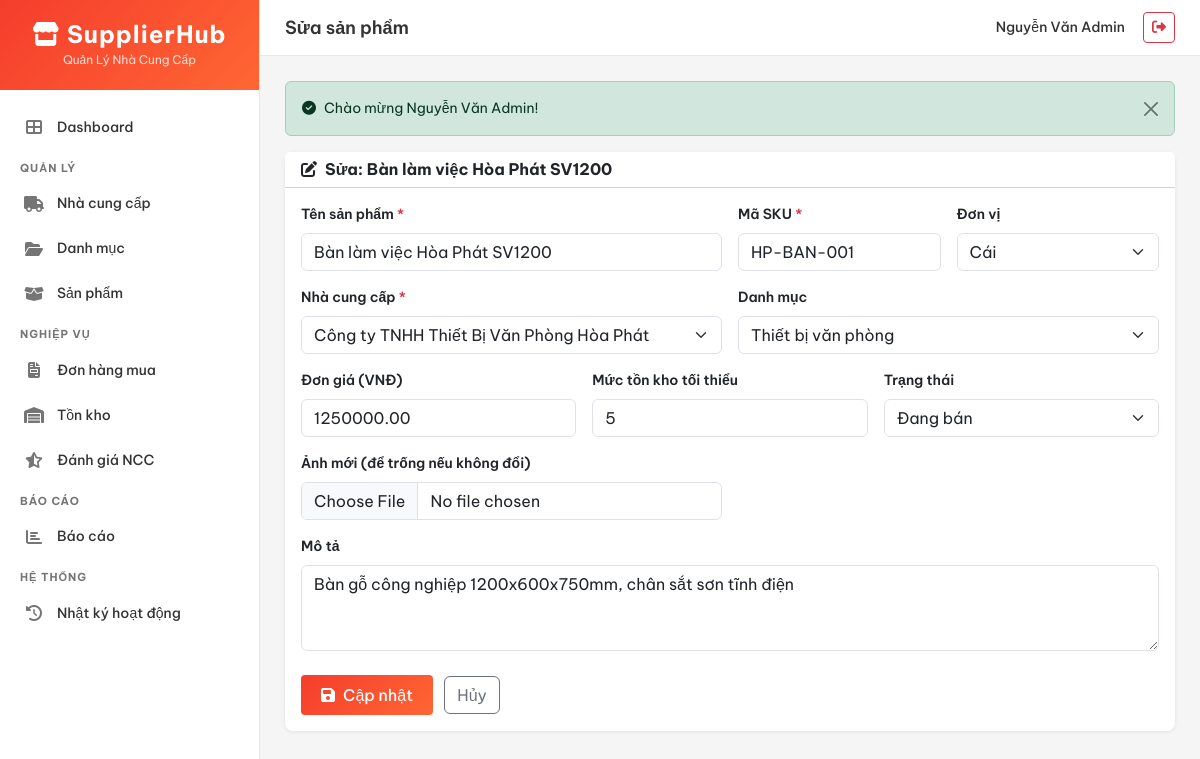
The app's page /index.php?page=products&action=edit&id=1 (signed in) with its own data.
### tables this page shows
CREATE TABLE IF NOT EXISTS products (
    id INT AUTO_INCREMENT PRIMARY KEY,
    supplier_id INT NOT NULL,
    category_id INT DEFAULT NULL,
    name VARCHAR(200) NOT NULL,
    sku VARCHAR(50) NOT NULL UNIQUE,
    description TEXT DEFAULT NULL,
    unit_price DECIMAL(15,2) NOT NULL DEFAULT 0.00,
    unit VARCHAR(20) NOT NULL DEFAULT 'cái',
    status ENUM('active', 'discontinued') NOT NULL DEFAULT 'active',
    min_stock_level INT NOT NULL DEFAULT 10,
    created_at DATETIME NOT NULL DEFAULT CURRENT_TIMESTAMP,
    FOREIGN KEY (supplier_id) REFERENCES suppliers(id) ON DELETE RESTRICT,
    FOREIGN KEY (category_id) REFERENCES categories(id) ON DELETE SET NULL,
    INDEX idx_supplier (supplier_id),
    INDEX idx_category (category_id),
    INDEX idx_status (status),
    INDEX idx_sku (sku)
);

CREATE TABLE IF NOT EXISTS suppliers (
    id INT AUTO_INCREMENT PRIMARY KEY,
    company_name VARCHAR(200) NOT NULL,
    contact_person VARCHAR(100) DEFAULT NULL,
    email VARCHAR(100) DEFAULT NULL,
    phone VARCHAR(20) DEFAULT NULL,
    address TEXT DEFAULT NULL,
    tax_code VARCHAR(20) DEFAULT NULL,
    status ENUM('active', 'inactive', 'blacklisted') NOT NULL DEFAULT 'active',
    rating_avg DECIMAL(3,2) DEFAULT 0.00,
    notes TEXT DEFAULT NULL,
    created_at DATETIME NOT NULL DEFAULT CURRENT_TIMESTAMP,
    INDEX idx_status (status)
);

CREATE TABLE IF NOT EXISTS categories (
    id INT AUTO_INCREMENT PRIMARY KEY,
    name VARCHAR(100) NOT NULL,
    slug VARCHAR(120) NOT NULL UNIQUE,
    description TEXT DEFAULT NULL,
    parent_id INT DEFAULT NULL,
    sort_order INT NOT NULL DEFAULT 0,
    is_active TINYINT(1) NOT NULL DEFAULT 1,
    FOREIGN KEY (parent_id) REFERENCES categories(id) ON DELETE SET NULL,
    INDEX idx_parent (parent_id),
    INDEX idx_active (is_active)
);

### controllers/ProductController.php (called while the page is built, shortened)
<?php
require_once __DIR__ . '/../models/Product.php';
require_once __DIR__ . '/../models/Supplier.php';
require_once __DIR__ . '/../models/Category.php';
class ProductController {
    private $model;
    public function __construct() {
        $this->model = new Product();
    }
    public function edit() {
        $id = intval($_GET['id'] ?? 0);
        $product = $this->model->getById($id);
        $suppliers  = (new Supplier())->getAllActive();
        $categories = (new Category())->getAllActive();
        require VIEW_PATH . '/products/edit.php';
    }
}

### config/database.php (called while the page is built, shortened)
<?php
function getDBConnection() {
    static $pdo = null;
    if ($pdo === null) {
        try {
            $dsn = "mysql:host=" . DB_HOST . ";port=" . DB_PORT . ";dbname=" . DB_NAME . ";charset=utf8mb4";
            $options = [
                PDO::ATTR_ERRMODE            => PDO::ERRMODE_EXCEPTION,
                PDO::ATTR_DEFAULT_FETCH_MODE => PDO::FETCH_ASSOC,
                PDO::ATTR_EMULATE_PREPARES   => false,
            ];
            $pdo = new PDO($dsn, DB_USER, DB_PASS, $options);
            $pdo->exec("SET NAMES 'utf8mb4' COLLATE 'utf8mb4_unicode_ci'");
        } catch (PDOException $e) {
            die("Lỗi kết nối database: " . $e->getMessage());
        }
    }
    return $pdo;
}

### models/Product.php (called while the page is built, shortened)
<?php
class Product {
    private $pdo;
    public function __construct() {
        $this->pdo = getDBConnection();
    }
    public function getById($id) {
        $sql = "SELECT p.*, s.company_name as supplier_name, c.name as category_name
                FROM products p
                JOIN suppliers s ON p.supplier_id = s.id
                LEFT JOIN categories c ON p.category_id = c.id
                WHERE p.id = :id";
        $stmt = $this->pdo->prepare($sql);
        $stmt->execute(['id' => $id]);
        return $stmt->fetch();
    }
}

### helpers/format_helper.php (called while the page is built, shortened)
<?php
function e($text) {
    return htmlspecialchars($text ?? '', ENT_QUOTES, 'UTF-8');
}

### models/Supplier.php (called while the page is built, shortened)
<?php
class Supplier {
    private $pdo;
    public function __construct() {
        $this->pdo = getDBConnection();
    }
    public function getAllActive() {
        $sql = "SELECT id, company_name FROM suppliers WHERE status = 'active' ORDER BY company_name";
        $stmt = $this->pdo->query($sql);
        return $stmt->fetchAll();
    }
}

### models/Category.php (called while the page is built, shortened)
<?php
class Category {
    private $pdo;
    public function __construct() {
        $this->pdo = getDBConnection();
    }
    public function getAllActive() {
        $sql = "SELECT id, name, parent_id FROM categories WHERE is_active = 1 ORDER BY sort_order, name";
        return $this->pdo->query($sql)->fetchAll();
    }
}

### views/products/edit.php (the view, shortened to what this page needs)
<?php require VIEW_PATH . '/layouts/header.php'; ?>
<div class="card">
    <div class="card-header bg-white"><h6 class="mb-0 fw-bold"><i class="fas fa-edit me-2"></i>Sửa: <?= e($product['name']) ?></h6></div>
    <div class="card-body">
        <form method="POST" action="index.php?page=products&action=update" enctype="multipart/form-data">
            <div class="row g-3">
                <div class="col-md-6">
                    <label class="form-label fw-semibold">Tên sản phẩm <span class="text-danger">*</span></label>
                    <input type="text" name="name" class="form-control" required value="<?= e($product['name']) ?>">
                </div>
                <div class="col-md-3">
                    <label class="form-label fw-semibold">Mã SKU <span class="text-danger">*</span></label>
                    <input type="text" name="sku" class="form-control" required value="<?= e($product['sku']) ?>">
                </div>
                <div class="col-md-3">
                    <label class="form-label fw-semibold">Đơn vị</label>
                    <select name="unit" class="form-select">
                        <?php foreach (['cái','bộ','kg','hộp','thùng','ram','cuộn','tấn','ống','cây','tấm','can','gói','mét'] as $u): ?>
                        <option value="<?= $u ?>" <?= $product['unit'] === $u ? 'selected' : '' ?>><?= ucfirst($u) ?></option>
                        <?php endforeach; ?>
                    </select>
                </div>
                <div class="col-md-6">
                    <label class="form-label fw-semibold">Nhà cung cấp <span class="text-danger">*</span></label>
                    <select name="supplier_id" class="form-select" required>
                        <?php foreach ($suppliers as $s): ?>
                        <option value="<?= $s['id'] ?>" <?= $product['supplier_id'] == $s['id'] ? 'selected' : '' ?>><?= e($s['company_name']) ?></option>
                        <?php endforeach; ?>
                    </select>
                </div>
                <div class="col-md-6">
                    <label class="form-label fw-semibold">Danh mục</label>
                    <select name="category_id" class="form-select">
                        <?php foreach ($categories as $c): ?>
                        <option value="<?= $c['id'] ?>" <?= $product['category_id'] == $c['id'] ? 'selected' : '' ?>><?= ($c['parent_id'] ? '  └ ' : '') . e($c['name']) ?></option>
                        <?php endforeach; ?>
                    </select>
                </div>
                <div class="col-md-4">
                    <label class="form-label fw-semibold">Đơn giá (VNĐ)</label>
                    <input type="number" name="unit_price" class="form-control" min="0" step="1000" value="<?= $product['unit_price'] ?>">
                </div>
                <div class="col-md-4">
                    <label class="form-label fw-semibold">Mức tồn kho tối thiểu</label>
                    <input type="number" name="min_stock_level" class="form-control" min="0" value="<?= $product['min_stock_level'] ?>">
                </div>
                <div class="col-md-4">
                    <label class="form-label fw-semibold">Trạng thái</label>
                    <select name="status" class="form-select">
                        <option value="active" <?= $product['status'] === 'active' ? 'selected' : '' ?>>Đang bán</option>
                    </select>
                </div>
                <div class="col-md-6">
                    <label class="form-label fw-semibold">Ảnh mới (để trống nếu không đổi)</label>
                    <input type="file" name="image" class="form-control" accept="image/*">
                </div>
                <div class="col-12">
                    <label class="form-label fw-semibold">Mô tả</label>
                    <textarea name="description" class="form-control" rows="3"><?= e($product['description']) ?></textarea>
                </div>
            </div>
            <div class="mt-4">
                <button type="submit" class="btn btn-shopee"><i class="fas fa-save me-2"></i>Cập nhật</button>
                <a href="index.php?page=products" class="btn btn-outline-secondary ms-2">Hủy</a>
            </div>
        </form>
    </div>
</div>
<?php require VIEW_PATH . '/layouts/footer.php'; ?>

### assets/css/style.css (style rules this page uses)
:root { --shopee-primary: #EE4D2D; --shopee-primary-dark: #D73211; --shopee-gradient: linear-gradient(135deg, #F53D2D, #FF6633); --shopee-bg: #F5F5F5; --shopee-card: #FFFFFF; --shopee-text: #333333; --shopee-text-light: #757575; --shopee-success: #26AA99; --shopee-warning: #FFBF00; --shopee-danger: #D63031; --shopee-border: #E8E8E8; --sidebar-width: 260px; }
body { font-family: 'Be Vietnam Pro', 'Inter', sans-serif; background-color: var(--shopee-bg); color: var(--shopee-text); font-size: 14px; }
a { color: var(--shopee-primary); text-decoration: none; }
.btn-shopee { background: var(--shopee-gradient); color: #fff; border: none; font-weight: 500; padding: 8px 20px; border-radius: 4px; transition: all 0.2s; }
.card { border: none; border-radius: 8px; box-shadow: 0 1px 4px rgba(0,0,0,0.08); transition: box-shadow 0.2s; }

### records on screen
products: name "Bàn làm việc Hòa Phát SV1200", sku "HP-BAN-001", unit "Cái", supplier_id "Công ty TNHH Thiết Bị Văn Phòng Hòa Phát", category_id "Thiết bị văn phòng", unit_price "1250000.00", min_stock_level "5", status "Đang bán", description "Bàn gỗ công nghiệp 1200x600x750mm, chân sắt sơn tĩnh điện"

### other values on screen
$pageTitle "Sửa sản phẩm"
currentUser('full_name') "Nguyễn Văn Admin"
$flash['message'] "Chào mừng Nguyễn Văn Admin!"
